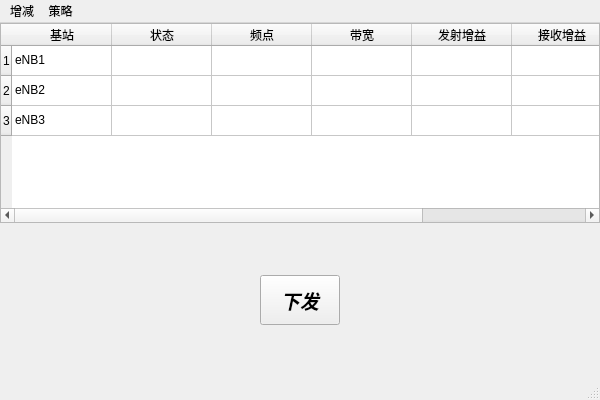
<?xml version="1.0" encoding="UTF-8"?>
<ui version="4.0">
 <class>config_mainwindow</class>
 <widget class="QMainWindow" name="config_mainwindow">
  <property name="geometry">
   <rect>
    <x>0</x>
    <y>0</y>
    <width>600</width>
    <height>400</height>
   </rect>
  </property>
  <property name="windowTitle">
   <string>MainWindow</string>
  </property>
  <widget class="QWidget" name="centralwidget">
   <layout class="QVBoxLayout" name="verticalLayout">
    <property name="spacing">
     <number>0</number>
    </property>
    <property name="leftMargin">
     <number>0</number>
    </property>
    <property name="topMargin">
     <number>0</number>
    </property>
    <property name="rightMargin">
     <number>0</number>
    </property>
    <property name="bottomMargin">
     <number>0</number>
    </property>
    <item>
     <widget class="QTableWidget" name="tableWidget">
      <property name="maximumSize">
       <size>
        <width>16777215</width>
        <height>200</height>
       </size>
      </property>
      <property name="styleSheet">
       <string notr="true"/>
      </property>
      <row>
       <property name="text">
        <string>1</string>
       </property>
      </row>
      <row>
       <property name="text">
        <string>2</string>
       </property>
      </row>
      <row>
       <property name="text">
        <string>3</string>
       </property>
      </row>
      <column>
       <property name="text">
        <string>基站</string>
       </property>
      </column>
      <column>
       <property name="text">
        <string>状态</string>
       </property>
      </column>
      <column>
       <property name="text">
        <string>频点</string>
       </property>
      </column>
      <column>
       <property name="text">
        <string>带宽</string>
       </property>
      </column>
      <column>
       <property name="text">
        <string>发射增益</string>
       </property>
      </column>
      <column>
       <property name="text">
        <string>接收增益</string>
       </property>
      </column>
      <column>
       <property name="text">
        <string>功率</string>
       </property>
      </column>
      <item row="0" column="0">
       <property name="text">
        <string>eNB1</string>
       </property>
      </item>
      <item row="0" column="1">
       <property name="text">
        <string/>
       </property>
      </item>
      <item row="1" column="0">
       <property name="text">
        <string>eNB2</string>
       </property>
      </item>
      <item row="2" column="0">
       <property name="text">
        <string>eNB3</string>
       </property>
      </item>
     </widget>
    </item>
    <item>
     <widget class="QWidget" name="widget" native="true">
      <property name="maximumSize">
       <size>
        <width>16777215</width>
        <height>200</height>
       </size>
      </property>
      <property name="font">
       <font>
        <family>Abyssinica SIL</family>
        <weight>50</weight>
        <italic>true</italic>
        <bold>false</bold>
       </font>
      </property>
      <layout class="QHBoxLayout" name="horizontalLayout">
       <item>
        <spacer name="horizontalSpacer">
         <property name="orientation">
          <enum>Qt::Horizontal</enum>
         </property>
         <property name="sizeHint" stdset="0">
          <size>
           <width>242</width>
           <height>20</height>
          </size>
         </property>
        </spacer>
       </item>
       <item>
        <widget class="QPushButton" name="pushButton">
         <property name="minimumSize">
          <size>
           <width>80</width>
           <height>50</height>
          </size>
         </property>
         <property name="font">
          <font>
           <family>Abyssinica SIL</family>
           <pointsize>14</pointsize>
           <weight>75</weight>
           <bold>true</bold>
          </font>
         </property>
         <property name="text">
          <string>下发</string>
         </property>
        </widget>
       </item>
       <item>
        <spacer name="horizontalSpacer_2">
         <property name="orientation">
          <enum>Qt::Horizontal</enum>
         </property>
         <property name="sizeHint" stdset="0">
          <size>
           <width>242</width>
           <height>20</height>
          </size>
         </property>
        </spacer>
       </item>
      </layout>
     </widget>
    </item>
   </layout>
  </widget>
  <widget class="QMenuBar" name="menubar">
   <property name="geometry">
    <rect>
     <x>0</x>
     <y>0</y>
     <width>600</width>
     <height>25</height>
    </rect>
   </property>
   <widget class="QMenu" name="menu">
    <property name="title">
     <string>增减</string>
    </property>
    <addaction name="action"/>
    <addaction name="action_2"/>
   </widget>
   <widget class="QMenu" name="menu_2">
    <property name="title">
     <string>策略</string>
    </property>
    <addaction name="action_3"/>
    <addaction name="action_4"/>
   </widget>
   <addaction name="menu"/>
   <addaction name="menu_2"/>
  </widget>
  <widget class="QStatusBar" name="statusbar"/>
  <action name="action">
   <property name="checkable">
    <bool>true</bool>
   </property>
   <property name="text">
    <string>添加</string>
   </property>
  </action>
  <action name="action_2">
   <property name="checkable">
    <bool>true</bool>
   </property>
   <property name="text">
    <string>删除</string>
   </property>
  </action>
  <action name="action_3">
   <property name="text">
    <string>覆盖最优</string>
   </property>
  </action>
  <action name="action_4">
   <property name="text">
    <string>性能最优</string>
   </property>
  </action>
 </widget>
 <resources/>
 <connections/>
</ui>
